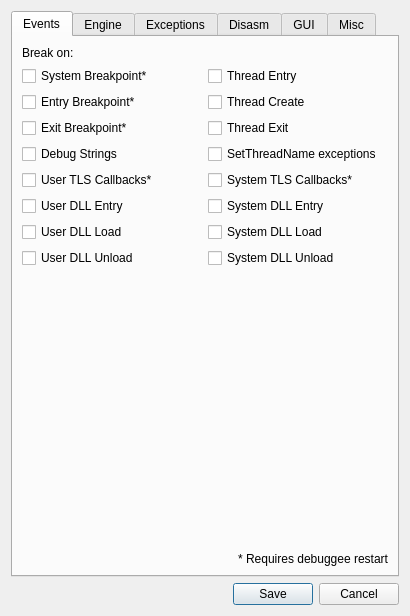
<?xml version="1.0" encoding="UTF-8"?>
<ui version="4.0">
 <class>SettingsDialog</class>
 <widget class="QDialog" name="SettingsDialog">
  <property name="geometry">
   <rect>
    <x>0</x>
    <y>0</y>
    <width>365</width>
    <height>561</height>
   </rect>
  </property>
  <property name="sizePolicy">
   <sizepolicy hsizetype="Expanding" vsizetype="Expanding">
    <horstretch>0</horstretch>
    <verstretch>0</verstretch>
   </sizepolicy>
  </property>
  <property name="windowTitle">
   <string>Preferences</string>
  </property>
  <property name="windowIcon">
   <iconset theme="settings" resource="../../resource.qrc">
    <normaloff>:/Default/icons/settings.png</normaloff>:/Default/icons/settings.png</iconset>
  </property>
  <property name="autoFillBackground">
   <bool>true</bool>
  </property>
  <layout class="QVBoxLayout" name="verticalLayout">
   <item>
    <widget class="QTabWidget" name="tabWidget">
     <property name="autoFillBackground">
      <bool>true</bool>
     </property>
     <property name="currentIndex">
      <number>0</number>
     </property>
     <widget class="QWidget" name="tabEvents">
      <attribute name="title">
       <string>Events</string>
      </attribute>
      <layout class="QGridLayout" name="gridLayout">
       <item row="9" column="0">
        <widget class="QCheckBox" name="chkDllLoad">
         <property name="text">
          <string>User DLL Load</string>
         </property>
        </widget>
       </item>
       <item row="2" column="1">
        <widget class="QCheckBox" name="chkThreadStart">
         <property name="text">
          <string>Thread Create</string>
         </property>
        </widget>
       </item>
       <item row="3" column="0">
        <widget class="QCheckBox" name="chkExitBreakpoint">
         <property name="text">
          <string>Exit Breakpoint*</string>
         </property>
        </widget>
       </item>
       <item row="4" column="1">
        <widget class="QCheckBox" name="chkThreadNameSet">
         <property name="text">
          <string>SetThreadName exceptions</string>
         </property>
        </widget>
       </item>
       <item row="9" column="1">
        <widget class="QCheckBox" name="chkDllLoadSystem">
         <property name="text">
          <string>System DLL Load</string>
         </property>
        </widget>
       </item>
       <item row="13" column="0">
        <spacer name="verticalSpacer_4">
         <property name="orientation">
          <enum>Qt::Vertical</enum>
         </property>
         <property name="sizeHint" stdset="0">
          <size>
           <width>20</width>
           <height>40</height>
          </size>
         </property>
        </spacer>
       </item>
       <item row="1" column="1">
        <widget class="QCheckBox" name="chkThreadEntry">
         <property name="text">
          <string>Thread Entry</string>
         </property>
        </widget>
       </item>
       <item row="4" column="0">
        <widget class="QCheckBox" name="chkDebugStrings">
         <property name="text">
          <string>Debug Strings</string>
         </property>
        </widget>
       </item>
       <item row="3" column="1">
        <widget class="QCheckBox" name="chkThreadEnd">
         <property name="text">
          <string>Thread Exit</string>
         </property>
        </widget>
       </item>
       <item row="5" column="1">
        <widget class="QCheckBox" name="chkTlsCallbacksSystem">
         <property name="text">
          <string>System TLS Callbacks*</string>
         </property>
        </widget>
       </item>
       <item row="11" column="1">
        <widget class="QCheckBox" name="chkDllUnloadSystem">
         <property name="text">
          <string>System DLL Unload</string>
         </property>
        </widget>
       </item>
       <item row="0" column="0">
        <widget class="QLabel" name="lblBreakOn">
         <property name="text">
          <string>Break on:</string>
         </property>
        </widget>
       </item>
       <item row="11" column="0">
        <widget class="QCheckBox" name="chkDllUnload">
         <property name="text">
          <string>User DLL Unload</string>
         </property>
        </widget>
       </item>
       <item row="5" column="0">
        <widget class="QCheckBox" name="chkTlsCallbacks">
         <property name="text">
          <string>User TLS Callbacks*</string>
         </property>
         <property name="checked">
          <bool>false</bool>
         </property>
        </widget>
       </item>
       <item row="1" column="0">
        <widget class="QCheckBox" name="chkSystemBreakpoint">
         <property name="text">
          <string>System Breakpoint*</string>
         </property>
         <property name="checked">
          <bool>false</bool>
         </property>
        </widget>
       </item>
       <item row="2" column="0">
        <widget class="QCheckBox" name="chkEntryBreakpoint">
         <property name="text">
          <string>Entry Breakpoint*</string>
         </property>
         <property name="checked">
          <bool>false</bool>
         </property>
        </widget>
       </item>
       <item row="8" column="1">
        <widget class="QCheckBox" name="chkDllEntrySystem">
         <property name="text">
          <string>System DLL Entry</string>
         </property>
        </widget>
       </item>
       <item row="8" column="0">
        <widget class="QCheckBox" name="chkDllEntry">
         <property name="text">
          <string>User DLL Entry</string>
         </property>
        </widget>
       </item>
       <item row="14" column="1">
        <widget class="QLabel" name="label_2">
         <property name="layoutDirection">
          <enum>Qt::LeftToRight</enum>
         </property>
         <property name="text">
          <string>* Requires debuggee restart</string>
         </property>
         <property name="alignment">
          <set>Qt::AlignRight|Qt::AlignTrailing|Qt::AlignVCenter</set>
         </property>
        </widget>
       </item>
      </layout>
     </widget>
     <widget class="QWidget" name="tabEngine">
      <property name="sizePolicy">
       <sizepolicy hsizetype="Minimum" vsizetype="Preferred">
        <horstretch>0</horstretch>
        <verstretch>0</verstretch>
       </sizepolicy>
      </property>
      <property name="minimumSize">
       <size>
        <width>0</width>
        <height>0</height>
       </size>
      </property>
      <attribute name="title">
       <string>Engine</string>
      </attribute>
      <layout class="QVBoxLayout" name="verticalLayout_4">
       <item>
        <layout class="QHBoxLayout" name="horizontalLayout">
         <item>
          <widget class="QGroupBox" name="groupBoxCalculationType">
           <property name="sizePolicy">
            <sizepolicy hsizetype="Preferred" vsizetype="Minimum">
             <horstretch>0</horstretch>
             <verstretch>0</verstretch>
            </sizepolicy>
           </property>
           <property name="title">
            <string>Calculation Type</string>
           </property>
           <layout class="QHBoxLayout" name="horizontalLayout_4">
            <item>
             <widget class="QRadioButton" name="radioSigned">
              <property name="text">
               <string>&amp;Signed</string>
              </property>
              <property name="checked">
               <bool>true</bool>
              </property>
             </widget>
            </item>
            <item>
             <widget class="QRadioButton" name="radioUnsigned">
              <property name="text">
               <string>&amp;Unsigned</string>
              </property>
             </widget>
            </item>
           </layout>
          </widget>
         </item>
         <item>
          <widget class="QGroupBox" name="groupBoxDebugEngine">
           <property name="title">
            <string>Debug Engine*</string>
           </property>
           <layout class="QHBoxLayout" name="horizontalLayout_3">
            <item>
             <widget class="QRadioButton" name="radioTitanEngine">
              <property name="text">
               <string>TitanEngine</string>
              </property>
              <property name="checked">
               <bool>true</bool>
              </property>
             </widget>
            </item>
            <item>
             <widget class="QRadioButton" name="radioGleeBug">
              <property name="text">
               <string>GleeBug</string>
              </property>
             </widget>
            </item>
           </layout>
          </widget>
         </item>
        </layout>
       </item>
       <item>
        <widget class="QGroupBox" name="groupBoxDefaultBreakpointType">
         <property name="sizePolicy">
          <sizepolicy hsizetype="Preferred" vsizetype="Minimum">
           <horstretch>0</horstretch>
           <verstretch>0</verstretch>
          </sizepolicy>
         </property>
         <property name="title">
          <string>Default Breakpoint Type</string>
         </property>
         <layout class="QVBoxLayout" name="verticalLayout_7">
          <item>
           <layout class="QHBoxLayout" name="layoutBreakpointType">
            <item>
             <widget class="QRadioButton" name="radioInt3Short">
              <property name="text">
               <string>INT3</string>
              </property>
              <property name="checked">
               <bool>true</bool>
              </property>
             </widget>
            </item>
            <item>
             <widget class="QRadioButton" name="radioInt3Long">
              <property name="text">
               <string>Long INT3</string>
              </property>
             </widget>
            </item>
            <item>
             <widget class="QRadioButton" name="radioUd2">
              <property name="text">
               <string>UD2</string>
              </property>
             </widget>
            </item>
           </layout>
          </item>
         </layout>
        </widget>
       </item>
       <item>
        <widget class="QCheckBox" name="chkUndecorateSymbolNames">
         <property name="text">
          <string>Undecorate Symbol Names</string>
         </property>
        </widget>
       </item>
       <item>
        <widget class="QCheckBox" name="chkEnableDebugPrivilege">
         <property name="text">
          <string>Enable Debug &amp;Privilege</string>
         </property>
        </widget>
       </item>
       <item>
        <widget class="QCheckBox" name="chkEnableSourceDebugging">
         <property name="text">
          <string>Enable Source Debugging</string>
         </property>
        </widget>
       </item>
       <item>
        <widget class="QCheckBox" name="chkDisableDatabaseCompression">
         <property name="text">
          <string>Disable Database Compression</string>
         </property>
        </widget>
       </item>
       <item>
        <widget class="QCheckBox" name="chkSaveDatabaseInProgramDirectory">
         <property name="text">
          <string>Save Database in Program Directory</string>
         </property>
        </widget>
       </item>
       <item>
        <widget class="QCheckBox" name="chkSkipInt3Stepping">
         <property name="text">
          <string>Skip INT3 stepping</string>
         </property>
        </widget>
       </item>
       <item>
        <widget class="QCheckBox" name="chkNoScriptTimeout">
         <property name="text">
          <string>No Script Timeout Warning</string>
         </property>
        </widget>
       </item>
       <item>
        <widget class="QCheckBox" name="chkIgnoreInconsistentBreakpoints">
         <property name="text">
          <string>&amp;Ignore inconsistent breakpoints</string>
         </property>
        </widget>
       </item>
       <item>
        <widget class="QCheckBox" name="chkHardcoreThreadSwitchWarning">
         <property name="text">
          <string>Log If the Thread Has Switched</string>
         </property>
        </widget>
       </item>
       <item>
        <widget class="QCheckBox" name="chkVerboseExceptionLogging">
         <property name="text">
          <string>Enable Verbose Exception Logging</string>
         </property>
        </widget>
       </item>
       <item>
        <widget class="QCheckBox" name="chkNoWow64SingleStepWorkaround">
         <property name="text">
          <string>Disable WOW64 Single Step Workaround</string>
         </property>
        </widget>
       </item>
       <item>
        <widget class="QCheckBox" name="chkDisableAslr">
         <property name="text">
          <string>Disable ASLR</string>
         </property>
        </widget>
       </item>
       <item>
        <layout class="QHBoxLayout" name="horizontalLayoutMaxTraceCount">
         <item>
          <widget class="QLabel" name="lblMaxTraceCount">
           <property name="text">
            <string>Default maximum trace &amp;count</string>
           </property>
           <property name="buddy">
            <cstring>spinMaxTraceCount</cstring>
           </property>
          </widget>
         </item>
         <item>
          <widget class="QSpinBox" name="spinMaxTraceCount">
           <property name="sizePolicy">
            <sizepolicy hsizetype="Expanding" vsizetype="Fixed">
             <horstretch>0</horstretch>
             <verstretch>0</verstretch>
            </sizepolicy>
           </property>
           <property name="wrapping">
            <bool>false</bool>
           </property>
           <property name="frame">
            <bool>true</bool>
           </property>
           <property name="buttonSymbols">
            <enum>QAbstractSpinBox::UpDownArrows</enum>
           </property>
           <property name="minimum">
            <number>1</number>
           </property>
           <property name="maximum">
            <number>2147483647</number>
           </property>
           <property name="value">
            <number>50000</number>
           </property>
          </widget>
         </item>
        </layout>
       </item>
       <item>
        <layout class="QHBoxLayout" name="horizontalLayoutAnimateInterval">
         <item>
          <widget class="QLabel" name="lblAnimateInterval">
           <property name="text">
            <string>Animation per-step interval (ms)</string>
           </property>
           <property name="buddy">
            <cstring>spinAnimateInterval</cstring>
           </property>
          </widget>
         </item>
         <item>
          <widget class="QSpinBox" name="spinAnimateInterval">
           <property name="toolTip">
            <string>&lt;html&gt;&lt;head/&gt;&lt;body&gt;&lt;p&gt;The debugger sleeps for a certain time in order to keep the interval between animation steps constant as specified in this setting.&lt;/p&gt;&lt;p&gt;If you want to animate as fast as possible set this to 0.&lt;/p&gt;&lt;/body&gt;&lt;/html&gt;</string>
           </property>
           <property name="maximum">
            <number>99999</number>
           </property>
          </widget>
         </item>
        </layout>
       </item>
       <item>
        <spacer name="verticalSpacer">
         <property name="orientation">
          <enum>Qt::Vertical</enum>
         </property>
         <property name="sizeType">
          <enum>QSizePolicy::MinimumExpanding</enum>
         </property>
         <property name="sizeHint" stdset="0">
          <size>
           <width>20</width>
           <height>0</height>
          </size>
         </property>
        </spacer>
       </item>
       <item>
        <widget class="QLabel" name="label_4">
         <property name="text">
          <string>* Requires debugger restart</string>
         </property>
         <property name="alignment">
          <set>Qt::AlignRight|Qt::AlignTrailing|Qt::AlignVCenter</set>
         </property>
        </widget>
       </item>
      </layout>
     </widget>
     <widget class="QWidget" name="tabExceptions">
      <attribute name="title">
       <string>Exceptions</string>
      </attribute>
      <layout class="QVBoxLayout" name="verticalLayout_5">
       <item>
        <widget class="QLabel" name="lblExceptionFilters">
         <property name="text">
          <string>Exception Filters:</string>
         </property>
         <property name="buddy">
          <cstring>listExceptions</cstring>
         </property>
        </widget>
       </item>
       <item>
        <layout class="QHBoxLayout" name="horizontalLayoutExceptions">
         <item>
          <widget class="QListWidget" name="listExceptions">
           <property name="font">
            <font>
             <family>Courier New</family>
             <pointsize>8</pointsize>
            </font>
           </property>
           <property name="verticalScrollBarPolicy">
            <enum>Qt::ScrollBarAlwaysOn</enum>
           </property>
          </widget>
         </item>
         <item>
          <layout class="QVBoxLayout" name="layoutExceptionButtons">
           <item>
            <spacer name="verticalSpacerExceptionsTop">
             <property name="orientation">
              <enum>Qt::Vertical</enum>
             </property>
             <property name="sizeHint" stdset="0">
              <size>
               <width>20</width>
               <height>40</height>
              </size>
             </property>
            </spacer>
           </item>
           <item>
            <widget class="QPushButton" name="btnIgnoreRange">
             <property name="text">
              <string>Ignore &amp;Range</string>
             </property>
            </widget>
           </item>
           <item>
            <widget class="QPushButton" name="btnDeleteRange">
             <property name="text">
              <string>&amp;Delete Range</string>
             </property>
            </widget>
           </item>
           <item>
            <widget class="QPushButton" name="btnIgnoreLast">
             <property name="text">
              <string>Ignore &amp;Last</string>
             </property>
            </widget>
           </item>
           <item>
            <widget class="QPushButton" name="btnIgnoreFirst">
             <property name="toolTip">
              <string>Ignore all first-chance exceptions, don't print log, pass them to the debuggee and only break on second-chance exceptions.</string>
             </property>
             <property name="text">
              <string>Ignore First-Chance</string>
             </property>
            </widget>
           </item>
           <item>
            <widget class="QGroupBox" name="groupBoBreakOn">
             <property name="sizePolicy">
              <sizepolicy hsizetype="Preferred" vsizetype="Minimum">
               <horstretch>0</horstretch>
               <verstretch>0</verstretch>
              </sizepolicy>
             </property>
             <property name="title">
              <string>Break On</string>
             </property>
             <layout class="QVBoxLayout" name="verticalLayout_3">
              <item>
               <widget class="QRadioButton" name="radioFirstChance">
                <property name="text">
                 <string>First chance</string>
                </property>
               </widget>
              </item>
              <item>
               <widget class="QRadioButton" name="radioSecondChance">
                <property name="text">
                 <string>Second chance</string>
                </property>
               </widget>
              </item>
              <item>
               <widget class="QRadioButton" name="radioDoNotBreak">
                <property name="text">
                 <string>Do not break</string>
                </property>
               </widget>
              </item>
             </layout>
            </widget>
           </item>
           <item>
            <widget class="QGroupBox" name="groupBoxLogging">
             <property name="title">
              <string>Logging</string>
             </property>
             <layout class="QVBoxLayout" name="verticalLayout_6">
              <item>
               <widget class="QCheckBox" name="chkLogException">
                <property name="text">
                 <string>Log exception</string>
                </property>
               </widget>
              </item>
             </layout>
            </widget>
           </item>
           <item>
            <widget class="QGroupBox" name="groupBoxExceptionHandledBy">
             <property name="title">
              <string>Exception handled by</string>
             </property>
             <layout class="QVBoxLayout" name="verticalLayout_8">
              <item>
               <widget class="QRadioButton" name="radioHandledByDebugger">
                <property name="text">
                 <string>Debugger</string>
                </property>
               </widget>
              </item>
              <item>
               <widget class="QRadioButton" name="radioHandledByDebuggee">
                <property name="text">
                 <string>Debuggee</string>
                </property>
               </widget>
              </item>
             </layout>
            </widget>
           </item>
           <item>
            <spacer name="verticalSpacerExceptionsBottom">
             <property name="orientation">
              <enum>Qt::Vertical</enum>
             </property>
             <property name="sizeHint" stdset="0">
              <size>
               <width>20</width>
               <height>40</height>
              </size>
             </property>
            </spacer>
           </item>
          </layout>
         </item>
        </layout>
       </item>
      </layout>
     </widget>
     <widget class="QWidget" name="tabDisasm">
      <attribute name="title">
       <string>Disasm</string>
      </attribute>
      <layout class="QVBoxLayout" name="verticalLayout_2">
       <item>
        <widget class="QCheckBox" name="chkArgumentSpaces">
         <property name="text">
          <string>Argument Spaces</string>
         </property>
        </widget>
       </item>
       <item>
        <widget class="QCheckBox" name="chkTabBetweenMnemonicAndArguments">
         <property name="text">
          <string>Tab between mnemonic and arguments</string>
         </property>
        </widget>
       </item>
       <item>
        <widget class="QCheckBox" name="chkHidePointerSizes">
         <property name="text">
          <string>Hide pointer sizes</string>
         </property>
        </widget>
       </item>
       <item>
        <widget class="QCheckBox" name="chkHideNormalSegments">
         <property name="text">
          <string>Only show FS/GS segments</string>
         </property>
        </widget>
       </item>
       <item>
        <widget class="QCheckBox" name="chkMemorySpaces">
         <property name="text">
          <string>Memory Spaces</string>
         </property>
        </widget>
       </item>
       <item>
        <widget class="QCheckBox" name="chkUppercase">
         <property name="text">
          <string>Uppercase</string>
         </property>
        </widget>
       </item>
       <item>
        <widget class="QCheckBox" name="chkOnlyCipAutoComments">
         <property name="text">
          <string>Autocomments only on CIP</string>
         </property>
        </widget>
       </item>
       <item>
        <widget class="QCheckBox" name="chkNoHighlightOperands">
         <property name="text">
          <string>Don't highlight operands</string>
         </property>
        </widget>
       </item>
       <item>
        <widget class="QCheckBox" name="chkNoCurrentModuleText">
         <property name="text">
          <string>Hide module name for local memory addresses</string>
         </property>
        </widget>
       </item>
       <item>
        <widget class="QCheckBox" name="chkPermanentHighlightingMode">
         <property name="text">
          <string>Permanent highlighting mode</string>
         </property>
        </widget>
       </item>
       <item>
        <widget class="QCheckBox" name="chkNoBranchDisasmPreview">
         <property name="text">
          <string>Disable branch disassembly preview</string>
         </property>
        </widget>
       </item>
       <item>
        <layout class="QHBoxLayout" name="layoutValueNotation">
         <item>
          <widget class="QLabel" name="labelValueNotation">
           <property name="sizePolicy">
            <sizepolicy hsizetype="Preferred" vsizetype="Preferred">
             <horstretch>0</horstretch>
             <verstretch>0</verstretch>
            </sizepolicy>
           </property>
           <property name="text">
            <string>Hexadecimal value notation:</string>
           </property>
          </widget>
         </item>
         <item>
          <widget class="QComboBox" name="comboValueNotation">
           <property name="sizePolicy">
            <sizepolicy hsizetype="Maximum" vsizetype="Preferred">
             <horstretch>0</horstretch>
             <verstretch>0</verstretch>
            </sizepolicy>
           </property>
           <property name="sizeAdjustPolicy">
            <enum>QComboBox::AdjustToContentsOnFirstShow</enum>
           </property>
           <item>
            <property name="text">
             <string>None</string>
            </property>
           </item>
           <item>
            <property name="text">
             <string>C/C++</string>
            </property>
           </item>
           <item>
            <property name="text">
             <string>MASM</string>
            </property>
           </item>
          </widget>
         </item>
        </layout>
       </item>
       <item>
        <widget class="QCheckBox" name="chkNoSourceLinesAutoComments">
         <property name="text">
          <string>Don't show source lines in comments</string>
         </property>
        </widget>
       </item>
       <item>
        <widget class="QCheckBox" name="chkDoubleClickAssemble">
         <property name="text">
          <string>Assemble instruction on double-click</string>
         </property>
        </widget>
       </item>
       <item>
        <layout class="QHBoxLayout" name="layoutMaximumModuleNameSize">
         <item>
          <widget class="QLabel" name="lblMaximumModuleNameSize">
           <property name="enabled">
            <bool>true</bool>
           </property>
           <property name="sizePolicy">
            <sizepolicy hsizetype="Preferred" vsizetype="Preferred">
             <horstretch>0</horstretch>
             <verstretch>0</verstretch>
            </sizepolicy>
           </property>
           <property name="minimumSize">
            <size>
             <width>0</width>
             <height>0</height>
            </size>
           </property>
           <property name="text">
            <string>Maximum module name size</string>
           </property>
           <property name="buddy">
            <cstring>spinMaximumModuleNameSize</cstring>
           </property>
          </widget>
         </item>
         <item>
          <widget class="QSpinBox" name="spinMaximumModuleNameSize">
           <property name="sizePolicy">
            <sizepolicy hsizetype="Expanding" vsizetype="Fixed">
             <horstretch>0</horstretch>
             <verstretch>0</verstretch>
            </sizepolicy>
           </property>
           <property name="maximumSize">
            <size>
             <width>16777215</width>
             <height>16777215</height>
            </size>
           </property>
           <property name="minimum">
            <number>-1</number>
           </property>
           <property name="maximum">
            <number>2147483647</number>
           </property>
          </widget>
         </item>
        </layout>
       </item>
       <item>
        <spacer name="verticalSpacerDisasm">
         <property name="orientation">
          <enum>Qt::Vertical</enum>
         </property>
         <property name="sizeHint" stdset="0">
          <size>
           <width>20</width>
           <height>40</height>
          </size>
         </property>
        </spacer>
       </item>
      </layout>
     </widget>
     <widget class="QWidget" name="tabGui">
      <attribute name="title">
       <string>GUI</string>
      </attribute>
      <layout class="QVBoxLayout" name="verticalLayout_11">
       <item>
        <widget class="QCheckBox" name="chkFpuRegistersLittleEndian">
         <property name="sizePolicy">
          <sizepolicy hsizetype="Preferred" vsizetype="Fixed">
           <horstretch>0</horstretch>
           <verstretch>0</verstretch>
          </sizepolicy>
         </property>
         <property name="text">
          <string>Show FPU registers as little endian</string>
         </property>
        </widget>
       </item>
       <item>
        <widget class="QCheckBox" name="chkSaveColumnOrder">
         <property name="text">
          <string>Save GUI layout and column orders</string>
         </property>
        </widget>
       </item>
       <item>
        <widget class="QCheckBox" name="chkNoCloseDialog">
         <property name="text">
          <string>Don't show close dialog</string>
         </property>
        </widget>
       </item>
       <item>
        <widget class="QCheckBox" name="chkSaveLoadTabOrder">
         <property name="text">
          <string>Enable Load/Save Tab Order</string>
         </property>
        </widget>
       </item>
       <item>
        <widget class="QCheckBox" name="chkSidebarWatchLabels">
         <property name="text">
          <string>Show Watch Labels in Side Bar</string>
         </property>
        </widget>
       </item>
       <item>
        <widget class="QCheckBox" name="chkNoForegroundWindow">
         <property name="text">
          <string>Do not call SetForegroundWindow</string>
         </property>
        </widget>
       </item>
       <item>
        <widget class="QCheckBox" name="chkShowGraphRva">
         <property name="text">
          <string>Show RVA addresses in graph view</string>
         </property>
        </widget>
       </item>
       <item>
        <widget class="QCheckBox" name="chkGraphZoomMode">
         <property name="text">
          <string>Graph zoom mode</string>
         </property>
        </widget>
       </item>
       <item>
        <widget class="QCheckBox" name="chkAutoFollowInStack">
         <property name="text">
          <string>Auto follow operand in stack</string>
         </property>
        </widget>
       </item>
       <item>
        <widget class="QCheckBox" name="chkShowExitConfirmation">
         <property name="text">
          <string>Show exit confirmation dialog</string>
         </property>
        </widget>
       </item>
       <item>
        <widget class="QCheckBox" name="chkDisableAutoComplete">
         <property name="text">
          <string>Disable auto completion in goto dialog</string>
         </property>
        </widget>
       </item>
       <item>
        <widget class="QCheckBox" name="chkHideSeasonalIcons">
         <property name="text">
          <string>Hide seasonal icons</string>
         </property>
        </widget>
       </item>
       <item>
        <widget class="QCheckBox" name="chkQtHighDpiScaling">
         <property name="toolTip">
          <string>Disabling this option will tell Windows that MARENOL is DPI unaware. This might result in blurry results in some configurations.</string>
         </property>
         <property name="text">
          <string>Qt High DPI Scaling</string>
         </property>
        </widget>
       </item>
       <item>
        <widget class="QCheckBox" name="chkWindowLongPath">
         <property name="text">
          <string>Full executable path in title</string>
         </property>
        </widget>
       </item>
       <item>
        <widget class="QCheckBox" name="chkNoIcons">
         <property name="text">
          <string>Disable icons*</string>
         </property>
        </widget>
       </item>
       <item>
        <widget class="QCheckBox" name="chkAutoTraceDump">
         <property name="toolTip">
          <string>Dump in trace view consumes significant memory. It is used by many features in trace view that need to search for access to memory. If disabled, it will not be loaded by default. The user can always load the dump manually. Dump in already opened trace tabs are not disabled until you close them.</string>
         </property>
         <property name="text">
          <string>Automatically load dump in trace view</string>
         </property>
        </widget>
       </item>
       <item>
        <spacer name="verticalSpacerGUI">
         <property name="orientation">
          <enum>Qt::Vertical</enum>
         </property>
         <property name="sizeHint" stdset="0">
          <size>
           <width>20</width>
           <height>40</height>
          </size>
         </property>
        </spacer>
       </item>
      </layout>
     </widget>
     <widget class="QWidget" name="tabMisc">
      <attribute name="title">
       <string>Misc</string>
      </attribute>
      <layout class="QVBoxLayout" name="verticalLayout_10">
       <item>
        <layout class="QVBoxLayout" name="verticalLayoutSymbolJIT">
         <item>
          <layout class="QHBoxLayout" name="horizontalLayoutSymbol">
           <item>
            <layout class="QVBoxLayout" name="verticalLayoutSymbolLabels">
             <item>
              <widget class="QLabel" name="lblSymbolStore">
               <property name="text">
                <string>Symbol Store:</string>
               </property>
               <property name="buddy">
                <cstring>editSymbolStore</cstring>
               </property>
              </widget>
             </item>
             <item>
              <widget class="QLabel" name="lblSymbolPath">
               <property name="text">
                <string>Symbol Path:</string>
               </property>
               <property name="buddy">
                <cstring>editSymbolCache</cstring>
               </property>
              </widget>
             </item>
            </layout>
           </item>
           <item>
            <layout class="QVBoxLayout" name="verticalLayoutSymbolEdits">
             <item>
              <widget class="QLineEdit" name="editSymbolStore"/>
             </item>
             <item>
              <widget class="QLineEdit" name="editSymbolCache"/>
             </item>
            </layout>
           </item>
          </layout>
         </item>
         <item>
          <widget class="QCheckBox" name="chkSetJIT">
           <property name="text">
            <string>Set MARENOL as Just In Time Debugger</string>
           </property>
          </widget>
         </item>
         <item>
          <layout class="QHBoxLayout" name="horizontalLayoutJIT">
           <item>
            <widget class="QLabel" name="label">
             <property name="text">
              <string>JIT:</string>
             </property>
             <property name="buddy">
              <cstring>editJIT</cstring>
             </property>
            </widget>
           </item>
           <item>
            <widget class="QLineEdit" name="editJIT">
             <property name="readOnly">
              <bool>true</bool>
             </property>
            </widget>
           </item>
          </layout>
         </item>
         <item>
          <widget class="QLabel" name="lblAdminWarning">
           <property name="text">
            <string>&lt;font color=&quot;red&quot;&gt;DIE SCUM!&lt;/font&gt;</string>
           </property>
          </widget>
         </item>
         <item>
          <widget class="QGroupBox" name="groupBoxSearchEngineURL">
           <property name="title">
            <string>Search Engine URL</string>
           </property>
           <layout class="QHBoxLayout" name="horizontalLayout_5">
            <item>
             <widget class="QLineEdit" name="editHelpOnSymbolicNameUrl"/>
            </item>
           </layout>
          </widget>
         </item>
        </layout>
       </item>
       <item>
        <widget class="QCheckBox" name="chkUtf16LogRedirect">
         <property name="text">
          <string>UTF-16 Log Redirect*</string>
         </property>
        </widget>
       </item>
       <item>
        <widget class="QCheckBox" name="chkUseLocalHelpFile">
         <property name="text">
          <string>Use local help file (MARENOL.chm)</string>
         </property>
        </widget>
       </item>
       <item>
        <widget class="QCheckBox" name="chkQueryProcessCookie">
         <property name="text">
          <string>Query process cookie*</string>
         </property>
        </widget>
       </item>
       <item>
        <widget class="QCheckBox" name="chkQueryWorkingSet">
         <property name="text">
          <string>Query working set before reading memory</string>
         </property>
        </widget>
       </item>
       <item>
        <widget class="QCheckBox" name="chkTransparentExceptionStepping">
         <property name="text">
          <string>Transparent exception stepping*</string>
         </property>
        </widget>
       </item>
       <item>
        <spacer name="verticalSpacerMisc">
         <property name="orientation">
          <enum>Qt::Vertical</enum>
         </property>
         <property name="sizeHint" stdset="0">
          <size>
           <width>20</width>
           <height>40</height>
          </size>
         </property>
        </spacer>
       </item>
       <item>
        <widget class="QLabel" name="label_3">
         <property name="text">
          <string>* Requires debuggee restart</string>
         </property>
         <property name="alignment">
          <set>Qt::AlignRight|Qt::AlignTrailing|Qt::AlignVCenter</set>
         </property>
        </widget>
       </item>
      </layout>
     </widget>
    </widget>
   </item>
   <item>
    <layout class="QHBoxLayout" name="horizontalLayoutSaveCancel">
     <item>
      <spacer name="horizontalSpacerSaveCancel">
       <property name="orientation">
        <enum>Qt::Horizontal</enum>
       </property>
       <property name="sizeHint" stdset="0">
        <size>
         <width>40</width>
         <height>20</height>
        </size>
       </property>
      </spacer>
     </item>
     <item>
      <widget class="QPushButton" name="btnSave">
       <property name="text">
        <string>Save</string>
       </property>
       <property name="default">
        <bool>true</bool>
       </property>
      </widget>
     </item>
     <item>
      <widget class="QPushButton" name="btnCancel">
       <property name="text">
        <string>Cancel</string>
       </property>
      </widget>
     </item>
    </layout>
   </item>
  </layout>
 </widget>
 <tabstops>
  <tabstop>tabWidget</tabstop>
  <tabstop>chkSystemBreakpoint</tabstop>
  <tabstop>chkEntryBreakpoint</tabstop>
  <tabstop>radioInt3Short</tabstop>
  <tabstop>radioInt3Long</tabstop>
  <tabstop>radioUd2</tabstop>
  <tabstop>chkUndecorateSymbolNames</tabstop>
  <tabstop>chkEnableDebugPrivilege</tabstop>
  <tabstop>chkEnableSourceDebugging</tabstop>
  <tabstop>chkDisableDatabaseCompression</tabstop>
  <tabstop>chkSaveDatabaseInProgramDirectory</tabstop>
  <tabstop>listExceptions</tabstop>
  <tabstop>btnIgnoreRange</tabstop>
  <tabstop>btnDeleteRange</tabstop>
  <tabstop>btnIgnoreLast</tabstop>
  <tabstop>chkArgumentSpaces</tabstop>
  <tabstop>chkTabBetweenMnemonicAndArguments</tabstop>
  <tabstop>chkMemorySpaces</tabstop>
  <tabstop>chkUppercase</tabstop>
  <tabstop>chkOnlyCipAutoComments</tabstop>
  <tabstop>editSymbolStore</tabstop>
  <tabstop>editSymbolCache</tabstop>
  <tabstop>chkSetJIT</tabstop>
  <tabstop>editJIT</tabstop>
  <tabstop>btnSave</tabstop>
  <tabstop>btnCancel</tabstop>
 </tabstops>
 <resources>
  <include location="../../resource.qrc"/>
 </resources>
 <connections>
  <connection>
   <sender>btnCancel</sender>
   <signal>clicked()</signal>
   <receiver>SettingsDialog</receiver>
   <slot>reject()</slot>
   <hints>
    <hint type="sourcelabel">
     <x>420</x>
     <y>622</y>
    </hint>
    <hint type="destinationlabel">
     <x>357</x>
     <y>236</y>
    </hint>
   </hints>
  </connection>
  <connection>
   <sender>btnSave</sender>
   <signal>clicked()</signal>
   <receiver>SettingsDialog</receiver>
   <slot>accept()</slot>
   <hints>
    <hint type="sourcelabel">
     <x>320</x>
     <y>622</y>
    </hint>
    <hint type="destinationlabel">
     <x>279</x>
     <y>236</y>
    </hint>
   </hints>
  </connection>
 </connections>
</ui>
